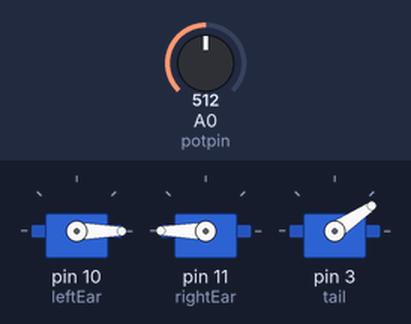
A sketch run on a simulated Arduino Uno, built with avr-gcc and run on an emulated ATmega328P. On the bench: 3 × servo. The test bench sets the inputs (shaded band); at power-on: A0 (potpin) = 512.

Above: at 9.1 s.
9.2 s: A0 (potpin) set to 710
At 9.46 s:
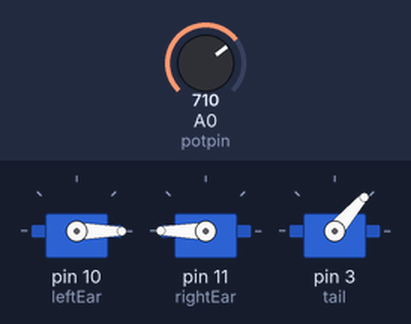
At 17.0 s:
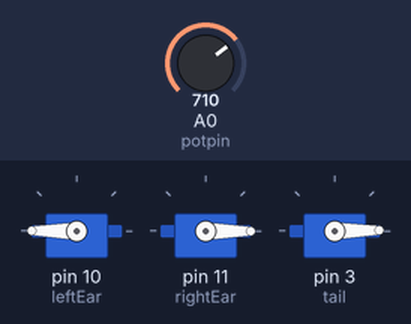
17.5 s: A0 (potpin) set to 691
At 17.66 s:
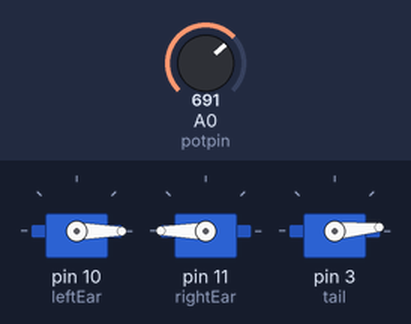
Timing chart, 0 to 31.8 s (numbered marks = the images above; inputs shaded):
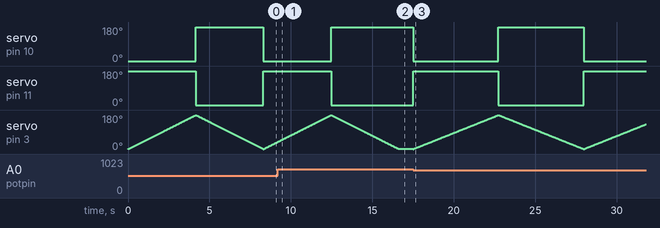

Measured:
- the behaviour switches between 700 and 699 on A0 (potpin) (found by bisection; images 2 and 3)
- after the input at 9.2 s, servo on pin 10 (leftEar): goes on until 12.5 s, then stays 180°; servo on pin 11 (rightEar): goes on until 12.5 s, then stays 0°; servo on pin 3 (tail): goes on until 16.6 s, then stays 1°
- after the input at 17.5 s, servo on pin 10 (leftEar): 180° → 0° at once, → 180° 5.2 s later, → 0° 5.2 s later; servo on pin 11 (rightEar): 0° → 180° at once, → 0° 5.2 s later, → 180° 5.2 s later

The sketch:

Laika_testing.ino
```cpp
//For testing servos on Laika

#include <Servo.h>

Servo tail;  // create servo object to control a servo
Servo leftEar;
Servo rightEar;

int pos = 0;    // variable to store the servo position
int potpin = 0;  // analog pin used to connect the potentiometer
int val;    // variable to read the value from the analog pin

void setup()
{
  leftEar.attach(10);
  rightEar.attach(11);
  leftEar.write(0);
  rightEar.write(180);

  tail.attach(3);
  tail.write(0);
  delay(5);
}


void loop()
{
  val = analogRead(potpin);            // reads the value of the potentiometer (value between 0 and 1023)
  if (val < 700) {
    val = map(val, 0, 700, 5, 30);     // scale it to use it with the servo (value between 0 and 180)
    doSweep(val);
  }


}

void doSweep(int delayval) {
  leftEar.write(0);
  rightEar.write(180);

  for(pos = 0; pos < 180; pos += 1)  // goes from 0 degrees to 180 degrees
  {                                  // in steps of 1 degree
    tail.write(pos);              // tell servo to go to position in variable 'pos'
    delay(delayval);                       // waits 15ms for the servo to reach the position
  }

  leftEar.write(180);
  rightEar.write(0);
  for(pos = 180; pos>=1; pos-=1)     // goes from 180 degrees to 0 degrees
  {
    tail.write(pos);              // tell servo to go to position in variable 'pos'
    delay(delayval);                       // waits 15ms for the servo to reach the position
  }
}
```
